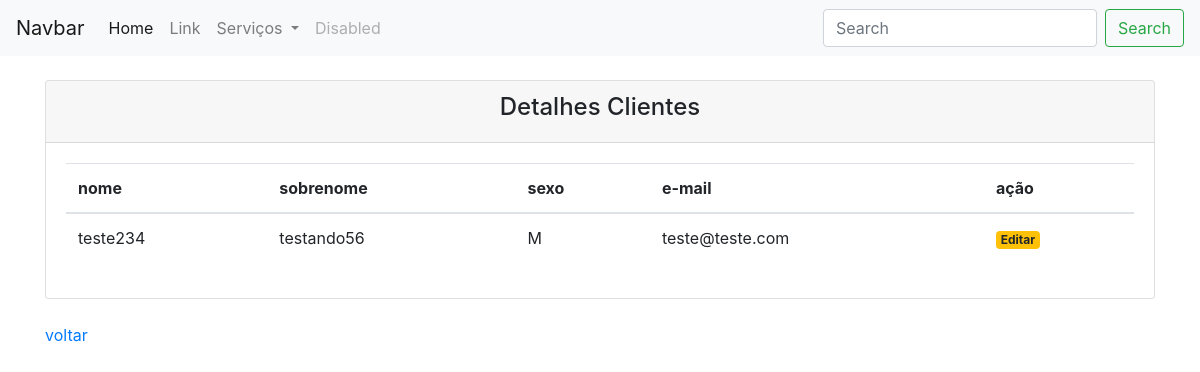
The page /detail_cliente/4/ on the database its author committed.
### core/models.py (models this page shows, shortened)
class Cliente(models.Model):
    status = (
        ('M', 'masculino'),
        ('F', 'feminino'),
    )
    nome = models.CharField('Nome', max_length=50,)
    sobrenome = models.CharField('Sobre nome', max_length=30)
    sexo = models.CharField('Sexo', max_length=1, choices=status)
    email = models.EmailField('E-mail', max_length=80)

### core/views.py (the view)
# urls.py: path('detail_cliente/<int:id>/', cliente_detail, name='detail_cliente'),
def cliente_detail(request, id):
    clientes = get_object_or_404(Cliente, pk=id)
    context = {'clientes': clientes}
    return render(request, 'detail_cliente.html', context)

### core/templates/detail_cliente.html (shortened to what this page needs)
{% extends 'base.html' %}
{% block content %}
<br>
  <div class="card">
  <div class="card-header text-center">
    <h4>Detalhes Clientes</h4>
  </div>
  <div class="card-body">
    <table class="table">
      <thead >
        <tr>
          <th scope="col">nome</th>
          <th scope="col">sobrenome</th>
          <th scope="col">sexo</th>
          <th scope="col">e-mail</th>
          <th>ação</th>
        </tr>
      </thead>
      <tbody>
        <tr>
          <td>{{ clientes.nome }}</td>
          <td>{{ clientes.sobrenome }}</td>
          <td>{{ clientes.sexo }}</td>
          <td>{{ clientes.email }}</td>
          <td><a href="{% url 'update_cliente' clientes.id %}"><span class="badge badge-warning">Editar</span></a></td>
        </tr>
      </tbody>
    </table>
  </div>
</div><br>
    <a href="{% url 'cliente' %}">voltar</a>
{% endblock %}

### rows shown on the page
Cliente: nome "teste234", sobrenome "testando56", sexo "M", email "teste@teste.com"
